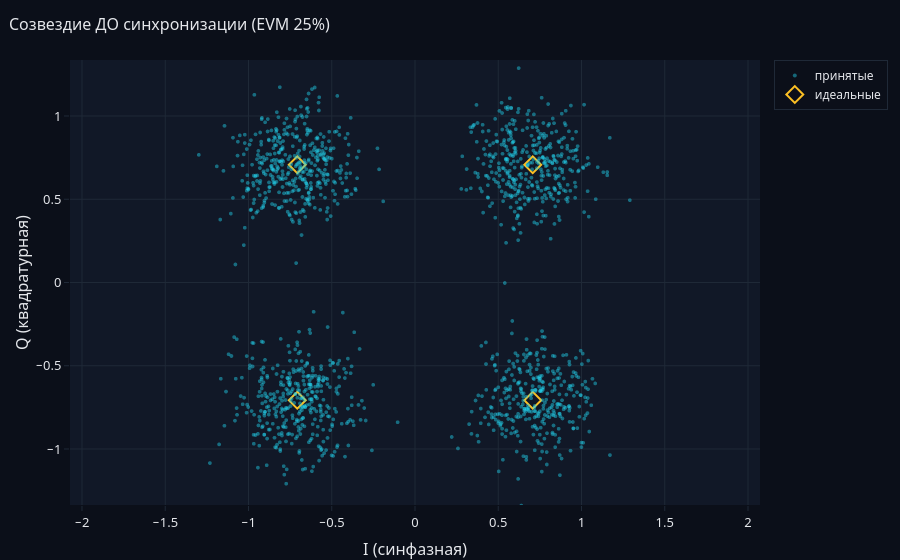
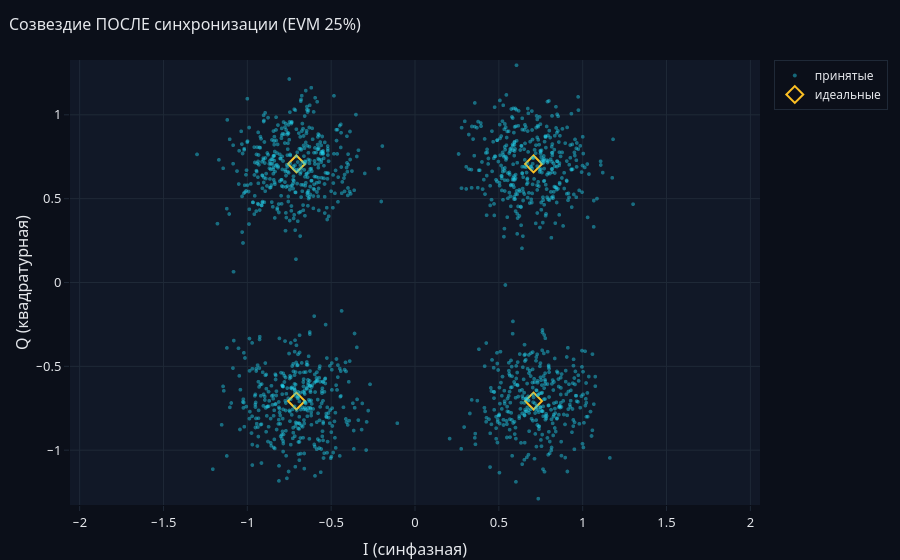
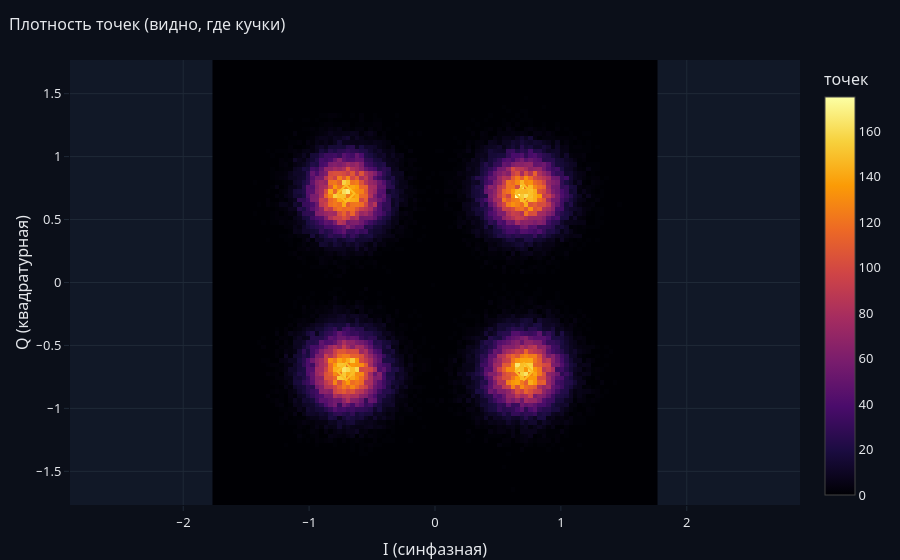

Source (notebook cell) for these figures, in order:
### Markdown cell above
Главный инструмент отладки — **созвездие**. Сравниваем «до» и «после»
синхронизации: до — точки размазаны и повёрнуты, после — должны собраться в
кучки вокруг идеальных позиций.

### Code cell
sym_before = res.rx.symbols_unsync
sym_after = res.rx.symbols

plots.show(plots.fig_constellation(
    sym_before, cfg.signal.modulation,
    f"Созвездие ДО синхронизации (EVM {demod.estimate_evm_percent(sym_before, cfg.signal.modulation, cfg.signal.iq_power_ratio_db):.0f}%)",
    iq_power_ratio_db=cfg.signal.iq_power_ratio_db))

plots.show(plots.fig_constellation(
    sym_after, cfg.signal.modulation,
    f"Созвездие ПОСЛЕ синхронизации (EVM {res.evm_percent:.0f}%)",
    iq_power_ratio_db=cfg.signal.iq_power_ratio_db))

plots.show(plots.fig_constellation(
    sym_after, cfg.signal.modulation, "Плотность точек (видно, где кучки)",
    density=True, iq_power_ratio_db=cfg.signal.iq_power_ratio_db))

### Figure 1 — Plotly figure (JSON) as saved in the notebook; plotly's stock layout.template omitted (floating-point values rounded to 4 significant figures; data arrays with more than 128 entries replaced by an {"elided": "..."} marker saying what was removed)
{"data": [{"marker": {"color": "#22d3ee", "opacity": 0.45, "size": 4}, "mode": "markers", "name": "принятые", "type": "scattergl", "x": {"elided": "1493 float values"}, "y": {"elided": "1493 float values"}}, {"marker": {"color": "#fbbf24", "line": {"width": 2}, "size": 13, "symbol": "diamond-open"}, "mode": "markers", "name": "идеальные", "type": "scatter", "x": [0.7071, 0.7071, -0.7071, -0.7071], "y": [0.7071, -0.7071, 0.7071, -0.7071]}], "layout": {"title": {"text": "Созвездие ДО синхронизации (EVM 25%)"}, "xaxis": {"range": [-1.336, 1.336], "scaleanchor": "y", "scaleratio": 1, "title": {"text": "I (синфазная)"}}, "yaxis": {"range": [-1.336, 1.336], "title": {"text": "Q (квадратурная)"}}}}

### Figure 2 — Plotly figure (JSON) as saved in the notebook; plotly's stock layout.template omitted (floating-point values rounded to 4 significant figures; data arrays with more than 128 entries replaced by an {"elided": "..."} marker saying what was removed)
{"data": [{"marker": {"color": "#22d3ee", "opacity": 0.45, "size": 4}, "mode": "markers", "name": "принятые", "type": "scattergl", "x": {"elided": "1493 float values"}, "y": {"elided": "1493 float values"}}, {"marker": {"color": "#fbbf24", "line": {"width": 2}, "size": 13, "symbol": "diamond-open"}, "mode": "markers", "name": "идеальные", "type": "scatter", "x": [0.7071, 0.7071, -0.7071, -0.7071], "y": [0.7071, -0.7071, 0.7071, -0.7071]}], "layout": {"title": {"text": "Созвездие ПОСЛЕ синхронизации (EVM 25%)"}, "xaxis": {"range": [-1.327, 1.327], "scaleanchor": "y", "scaleratio": 1, "title": {"text": "I (синфазная)"}}, "yaxis": {"range": [-1.327, 1.327], "title": {"text": "Q (квадратурная)"}}}}

### Figure 3 — Plotly figure (JSON) as saved in the notebook; plotly's stock layout.template omitted (floating-point values rounded to 4 significant figures; data arrays with more than 128 entries replaced by an {"elided": "..."} marker saying what was removed)
{"data": [{"colorbar": {"title": {"text": "точек"}}, "colorscale": [[0.0, "#000004"], [0.1111, "#1b0c41"], [0.2222, "#4a0c6b"], [0.3333, "#781c6d"], [0.4444, "#a52c60"], [0.5556, "#cf4446"], [0.6667, "#ed6925"], [0.7778, "#fb9b06"], [0.8889, "#f7d13d"], [1.0, "#fcffa4"]], "hovertemplate": "I=%{x:.3f}<br>Q=%{y:.3f}<br>точек=%{z}<extra></extra>", "type": "heatmap", "x": [-1.75, -1.714, -1.679, -1.644, -1.608, -1.573, -1.538, -1.502, -1.467, -1.432, -1.396, -1.361, -1.326, -1.29, -1.255, -1.22, -1.184, -1.149, -1.114, -1.078, -1.043, -1.007, -0.9721, -0.9368, -0.9014, -0.8661, -0.8307, -0.7954, -0.76, -0.7247, -0.6893, -0.654, -0.6186, -0.5833, -0.5479, -0.5126, -0.4772, -0.4419, -0.4065, -0.3712, -0.3358, -0.3005, -0.2651, -0.2298, -0.1944, -0.1591, -0.1237, -0.08837, -0.05302, -0.01767, 0.01767, 0.05302, 0.08837, 0.1237, 0.1591, 0.1944, 0.2298, 0.2651, 0.3005, 0.3358, 0.3712, 0.4065, 0.4419, 0.4772, 0.5126, 0.5479, 0.5833, 0.6186, 0.654, 0.6893, 0.7247, 0.76, 0.7954, 0.8307, 0.8661, 0.9014, 0.9368, 0.9721, 1.007, 1.043, 1.078, 1.114, 1.149, 1.184, 1.22, 1.255, 1.29, 1.326, 1.361, 1.396, 1.432, 1.467, 1.502, 1.538, 1.573, 1.608, 1.644, 1.679, 1.714, 1.75], "y": [-1.75, -1.714, -1.679, -1.644, -1.608, -1.573, -1.538, -1.502, -1.467, -1.432, -1.396, -1.361, -1.326, -1.29, -1.255, -1.22, -1.184, -1.149, -1.114, -1.078, -1.043, -1.007, -0.9721, -0.9368, -0.9014, -0.8661, -0.8307, -0.7954, -0.76, -0.7247, -0.6893, -0.654, -0.6186, -0.5833, -0.5479, -0.5126, -0.4772, -0.4419, -0.4065, -0.3712, -0.3358, -0.3005, -0.2651, -0.2298, -0.1944, -0.1591, -0.1237, -0.08837, -0.05302, -0.01767, 0.01767, 0.05302, 0.08837, 0.1237, 0.1591, 0.1944, 0.2298, 0.2651, 0.3005, 0.3358, 0.3712, 0.4065, 0.4419, 0.4772, 0.5126, 0.5479, 0.5833, 0.6186, 0.654, 0.6893, 0.7247, 0.76, 0.7954, 0.8307, 0.8661, 0.9014, 0.9368, 0.9721, 1.007, 1.043, 1.078, 1.114, 1.149, 1.184, 1.22, 1.255, 1.29, 1.326, 1.361, 1.396, 1.432, 1.467, 1.502, 1.538, 1.573, 1.608, 1.644, 1.679, 1.714, 1.75], "z": {"elided": "100x100 float values"}}, {"marker": {"color": "#fbbf24", "line": {"width": 2}, "size": 13, "symbol": "diamond-open"}, "mode": "markers", "name": "идеальные", "type": "scatter", "x": [0.7071, 0.7071, -0.7071, -0.7071], "y": [0.7071, -0.7071, 0.7071, -0.7071]}], "layout": {"title": {"text": "Плотность точек (видно, где кучки)"}, "xaxis": {"range": [-1.767, 1.767], "scaleanchor": "y", "scaleratio": 1, "title": {"text": "I (синфазная)"}}, "yaxis": {"range": [-1.767, 1.767], "title": {"text": "Q (квадратурная)"}}}}
